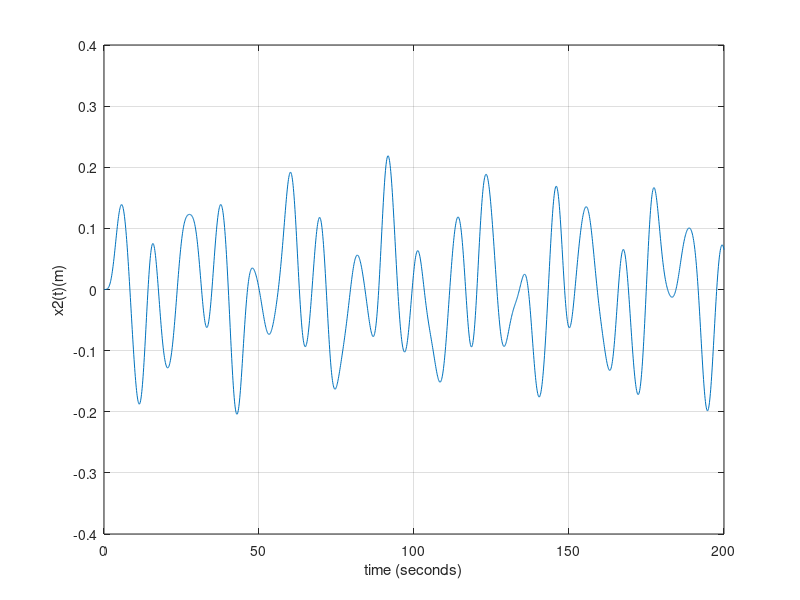
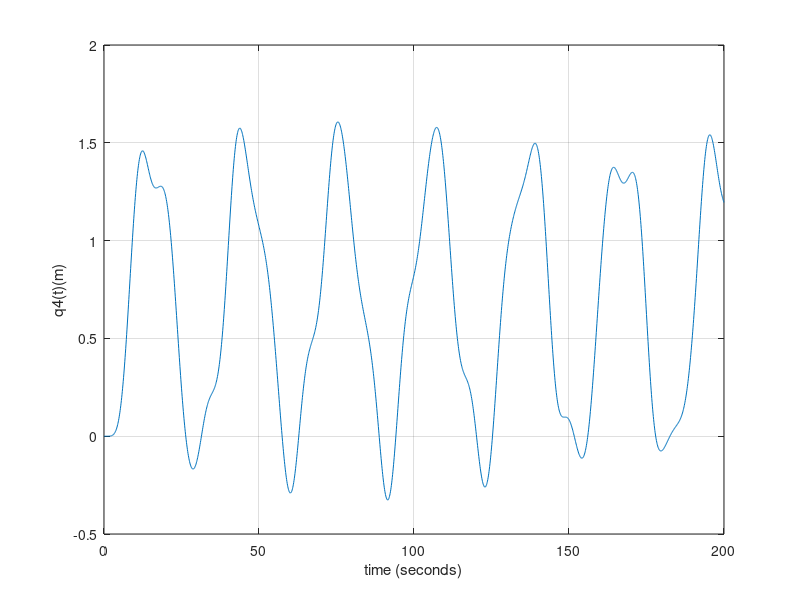

MATLAB code for these plots, in order:
% Mass and stiffness matrices
M= [10 0 0 0 0; 0 10 0 0 0; 0 0 5 0 0; 0 0 0 2 0; 0 0 0 0 2];
K= [2 -1 0 0 0; -1 2 -1 0 0; 0 -1 2 -1 0; 0 0 -1 2 -1; 0 0 0 -1 2];

%Eigenvalue problem
[eigvec,w_squa]=eig(K,M);
w_val=sqrt(w_squa);
v1=eigvec(:,1);
v2=eigvec(:,2);
v3=eigvec(:,3);
v4=eigvec(:,4);
v5=eigvec(:,5);
v=[v1 v2 v3 v4 v5];

% Initial displacement
q_0=[0; 0; 0; 1; 0];
% Constants
C= inv(v)*q_0;
v1_prim=v1*C(1);
v2_prim=v2*C(2);
v3_prim=v3*C(3);
v4_prim=v4*C(4);
v5_prim=v5*C(5);


t=[0:0.1:200];
for i=1:length(t)
    x_2(i)=v1_prim(2)*cos(w_val(1,1)*t(i))+ v2_prim(2)*cos(w_val(2,2)*t(i))+v3_prim(2)*cos(w_val(3,3)*t(i))+v4_prim(2)*cos(w_val(4,4)*t(i))+v5_prim(2)*cos(w_val(5,5)*t(i));
end

figure(1);
plot(t, x_2)
grid on;
xlabel('time (seconds)')
ylabel('x2(t)(m)')

%% Question 2
for m=1:length(t)
    q_4(m)=v1(4)*(1/(w_val(1,1))^2)*v1(2)*(1-cos(w_val(1,1)*t(m)))+v2(4)*(1/(w_val(2,2))^2)*v2(2)*(1-cos(w_val(2,2)*t(m)))+v3(4)*(1/(w_val(3,3))^2)*v3(2)*(1-cos(w_val(3,3)*t(m)))+v4(4)*(1/(w_val(4,4))^2)*v4(2)*(1-cos(w_val(4,4)*t(m)))+v5(4)*(1/(w_val(5,5))^2)*v5(2)*(1-cos(w_val(5,5)*t(m)));
end
figure(2);
plot (t,q_4)
grid on;
xlabel('time (seconds)')
ylabel('q4(t)(m)')

    
    
    


